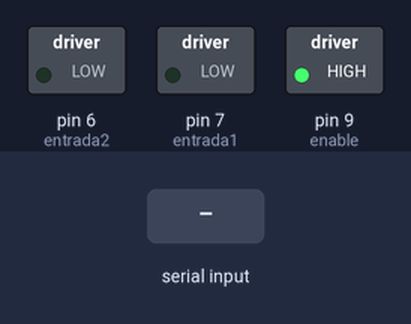
Bench run of a sketch on a simulated Arduino Uno, built with avr-gcc and run on an emulated ATmega328P. On the bench: switched loads named in the sketch (green lamp = pin HIGH). The test bench sets the inputs (shaded band).

Above: at 1.2 s.
1.3 s: byte 11 (11) received over Serial
At 2.5 s:
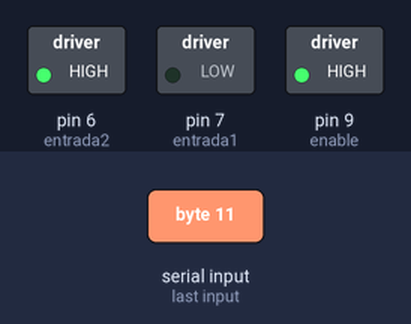
2.8 s: byte 12 (12) received over Serial
At 3.6 s:
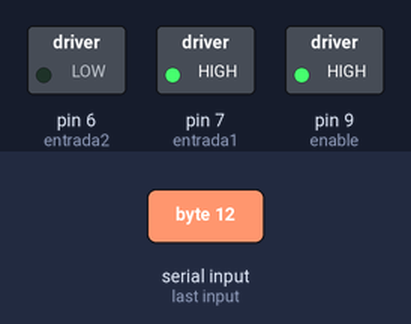
Timing chart, 0 to 5.8 s (numbered marks = the images above; inputs shaded):
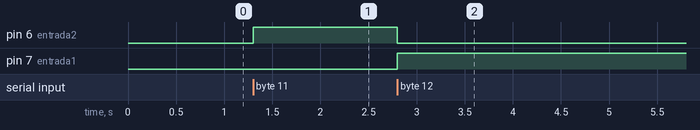

Measured:
- after the input at 1.3 s, pin 6 (entrada2): LOW → HIGH at once
- after the input at 2.8 s, pin 6 (entrada2): HIGH → LOW at once; pin 7 (entrada1): LOW → HIGH at once

The sketch:

Tarea1_OECS.ino
```cpp
//Tarea 1 Curso Arduino Avanzado
//Carranza Salazar Oscar Eduardo

int entrada;
//De Processing recibo un 1 si el motor está apagado
//Si está prendido e indico sentido horario=11
//Si está prendido e indico sentido antihorario=12

//Pines Arduino
int entrada1=7;
int entrada2=6;
int enable=9;

void setup() {
  Serial.begin(9600);
  pinMode(entrada1, OUTPUT);
  pinMode(entrada2, OUTPUT);
  pinMode(enable, OUTPUT);
  digitalWrite(enable, HIGH);
}


void loop() {
  if(Serial.available()>0){
    entrada=Serial.read();

    if(entrada==1){
      digitalWrite(entrada1, LOW);
      digitalWrite(entrada2, LOW);
    }

    if(entrada==11){
      digitalWrite(entrada1, LOW);
      digitalWrite(entrada2, HIGH);
    }

    if(entrada==12){
      digitalWrite(entrada1, HIGH);
      digitalWrite(entrada2, LOW);
    }
  }
  //NOTA: No poner delays
  //Si pongo delays, estos se van acumulando tras cada lectura recibida
  //y provoca fallos en el programa
}
```
